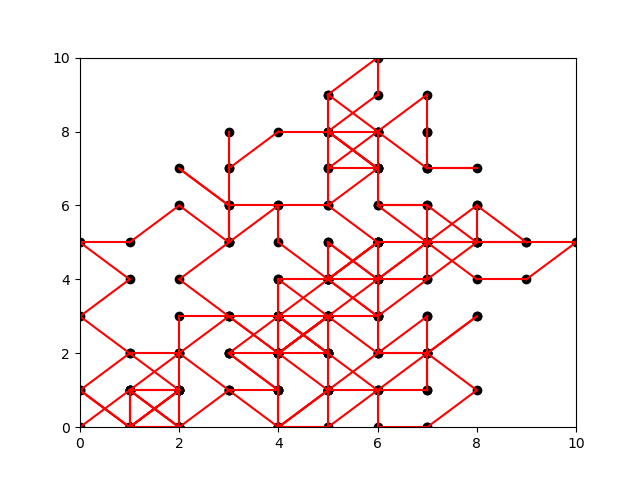

Generate this figure with Python:
import random
from matplotlib import pyplot as plt

# visualize brownian motion of a particle released into a box at the origin of some defined size 
def rand_direction():
    return [random.randrange(-1,2), random.randrange(-1,2)]

# this version doesn't include rebound from the sides of the box
def brownian_motion(box_size_x, box_size_y, time_steps):
    walk = []
    walk.append([0,0])
    for i in range(time_steps):
        add_on = rand_direction()
        next_step = [walk[len(walk)-1][0] + add_on[0], walk[len(walk)-1][1] + add_on[1]]

        if next_step[0] > box_size_x:
            next_step[0] = box_size_x
        if next_step[0] < 0:
            next_step[0] = 0
        if next_step[1] > box_size_y:
            next_step[1] = box_size_y
        if next_step[1] < 0:
            next_step[1] = 0
        walk.append(next_step)
    return walk

def brownian_motion_rebound(box_size_x, box_size_y, time_steps):
    walk = []
    walk.append([0,0])
    for i in range(time_steps):
        add_on = rand_direction()
        next_step = [walk[len(walk)-1][0] + add_on[0], walk[len(walk)-1][1] + add_on[1]]
        #rebound motion will occur when it tries to run 'past' the bounds of the box
        if next_step[0] > box_size_x:
            next_step[0] = box_size_x -1
        if next_step[0] < 0:
            next_step[0] = 1
        if next_step[1] > box_size_y:
            next_step[1] = box_size_y -1
        if next_step[1] < 0:
            next_step[1] = 1
        walk.append(next_step)
    return walk

def plot_motion(walk, box_size_x, box_size_y):
    plt.xlim(0, box_size_x)
    plt.ylim(0, box_size_y)
    for i in range(len(walk)-1):
        plt.scatter(walk[i][0], walk[i][1], color = 'k')
        plt.plot([walk[i][0], walk[i+1][0]], [walk[i][1], walk[i+1][1]], color = 'r')
        plt.pause(.1)
    plt.show()

# for a simple UI
def get_int(prompt):
    while True: 
        try: 
            value = int(input(prompt))
        except ValueError:
            print("Please enter number")
            continue
        else:
            break
    return value

def get_float(prompt):
    while True: 
        try: 
            value = float(input(prompt))
        except ValueError:
            print("Please enter number")
            continue
        else:
            break
    return value

if __name__  == "__main__":
    x_lim = get_float("Enter width of box: ")
    y_lim = get_float("Enter height of box: ")
    time_steps = get_int("Enter time steps: ")
    
    plot_motion(brownian_motion_rebound(x_lim, y_lim, time_steps), x_lim, y_lim)
